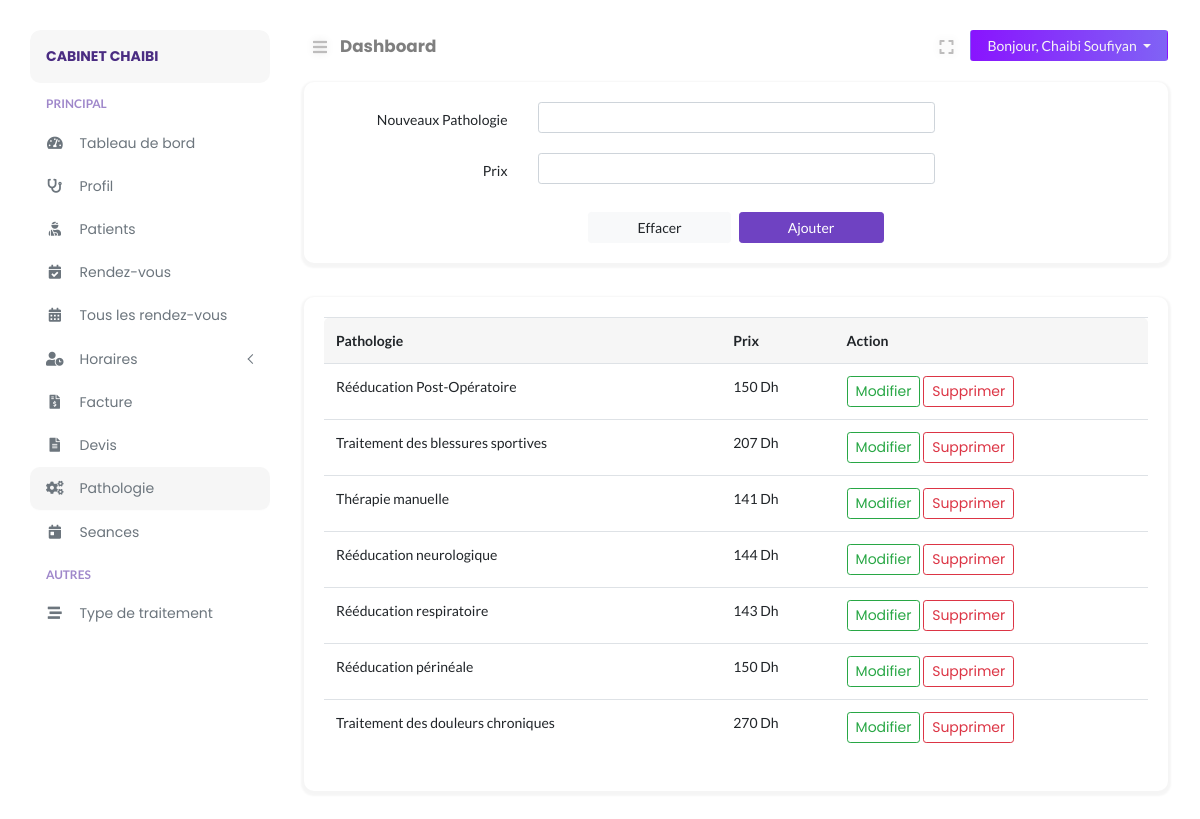
Screenshot of /doctor/Service.php (signed in) with the database file from the repository.
### tables this page shows
CREATE TABLE `doctors` (
  `doctor_id` int NOT NULL,
  `doctor_avatar` varchar(255) NOT NULL,
  `doctor_firstname` varchar(255) NOT NULL,
  `doctor_lastname` varchar(255) NOT NULL,
  `doctor_speciality` varchar(255) NOT NULL,
  `doctor_experience` varchar(10) NOT NULL,
  `doctor_desc` text NOT NULL,
  `doctor_password` varchar(255) NOT NULL,
  `doctor_token` varchar(255) DEFAULT NULL,
  `doctor_spoke` varchar(255) NOT NULL,
  `doctor_gender` varchar(10) NOT NULL,
  `doctor_dob` date NOT NULL,
  `doctor_email` varchar(255) NOT NULL,
  `doctor_contact` varchar(15) NOT NULL,
  `consult_fee` int NOT NULL,
  `date_created` datetime NOT NULL,
  `clinic_id` int NOT NULL
);

CREATE TABLE `clinic_service` (
  `id` int NOT NULL,
  `clinic_id` int NOT NULL,
  `Nom_Servic` varchar(255) NOT NULL,
  `Price` int NOT NULL
);

### doctor/includes/path.inc.php (called while the page is built, shortened)
<?php
$BRAND_NAME = "Cabinet Chaibi";
switch ($_SERVER["SCRIPT_NAME"]) {
    default:
        $CURRENT_PAGE = "Dashboard";
        break;
}
?>

### doctor/includes/session.inc.php (called while the page is built, shortened)
<?php
$sess_email = $_SESSION["DoctorRoleEmail"];
$stmt = $conn->prepare("SELECT * FROM doctors WHERE doctor_email = ?");
$stmt->bind_param("s", $sess_email);
$stmt->execute();
$doctor_result = $stmt->get_result();
$doctor_row = $doctor_result->fetch_assoc();

### doctor/Service.php (the view, shortened to what this page needs)
<?php
include('../config/autoload.php');
include('./includes/path.inc.php');
include('./includes/session.inc.php');
$className = "";
$priceClassName = "";
$clinic_id = $doctor_row['clinic_id'];
?>
<!DOCTYPE html>
<html lang="fr">
<head>
    <?php include CSS_PATH; ?>
</head>
<body>
    <?php include NAVIGATION; ?>
    <div class="page-content" id="content">
        <?php include HEADER; ?>
        <div class="row">
            <div class="col-md-12">
                <div class="card">
                    <div class="card-body">
                        <form class="inline-form" id="formadd" action="<?= htmlspecialchars($_SERVER['PHP_SELF']); ?>" method="POST">
                            <div class="form-group row">
                                <label for="inputTreatment" class="col-sm-3 col-form-label text-right">Nouveaux Pathologie</label>
                                <div class="col-sm-6">
                                    <input type="text" name="inputTreatment" id="inputTreatment" class="form-control form-control-sm <?= $className ?>">
                                </div>
                            </div>
                            <div class="form-group row">
                                <label for="inputPrice" class="col-sm-3 col-form-label text-right">Prix</label>
                                <div class="col-sm-6">
                                    <input type="number" name="inputPrice" id="inputPrice" class="form-control form-control-sm <?= $priceClassName ?>">
                                </div>
                            </div>
                            <div class="d-flex justify-content-md-center pt-2">
                                <button type="reset" class="btn btn-light btn-sm px-5 mr-2" name="clearbtn">Effacer</button>
                                <button class="btn btn-primary btn-sm px-5" onclick="confirmSubmission(event)">Ajouter</button>
                            </div>
                        </form>
                    </div>
                </div>
            </div>
            <div class="col-md-12">
                <div class="card">
                    <div class="card-body">
                        <table class="table">
                            <thead>
                                <th>Pathologie</th>
                                <th>Prix</th>
                                <th>Action</th>
                            </thead>
                            <tbody>
                                <?php
                                $tresult = $conn->query("SELECT * FROM clinic_service WHERE clinic_id = $clinic_id");
                                if ($tresult->num_rows == 0) {
                                    echo '<tr><td colspan="3">Aucun enregistrement trouvé</td></tr>';
                                } else {
                                    while ($trow = $tresult->fetch_assoc()) {
                                ?>
                                        <tr>
                                            <td><?= $trow['Nom_Servic'] ?></td>
                                            <td> <?= $trow['Price'] ?> Dh</td>
                                            <td>
                                                <a class="btn btn-sm btn-outline-success" data-toggle="modal" href="#edit<?= $trow['id'] ?>">Modifier</a>
                                                <a class="btn btn-sm btn-outline-danger" data-toggle="modal" href="#delete<?= $trow['id'] ?>">Supprimer</a>
                                            </td>
                                        </tr>
                                <?php
                                    }
                                }
                                ?>
                            </tbody>
                        </table>
                    </div>
                </div>
            </div>
        </div>
    </div>
</body>
</html>

### config/path_css.php (shortened to what this page needs)
<?php
$cssItem = array(
    'bootstrap.min.css',
    'bootstrap-datetimepicker.min.css',
    'dataTables.bootstrap4.min.css',
    'bootstrap-select.min.css',
    'animate.css',
    'themify-icons.css',
    'owl.carousel.min.css',
    'all.min.css',
    'metisMenu.min.css',
    'sweetalert2.min.css',
    'typography.css',
    'default.css',
    'clinic/login.css'
);
foreach ($cssItem as $cssPath) {
    echo '<link rel="stylesheet" href="' . ('../assets/css/' . $cssPath) . '">' . PHP_EOL;
}

### doctor/layouts/navigate.php (shortened to what this page needs)
<div class="navbar-sidebar">
    <div class="vertical-nav bg-white sidebar-shadow" id="sidebar">
        <div class="sidebar-header">
            <a href="#" data-toggle="tooltip" data-placement="bottom" title="" class="logo-src" data-original-title="Clinique"><?php echo $BRAND_NAME?></a>
        </div>
        <div class="sidebabr-inner">
            <ul class="nav flex-column bg-white mb-0" id="metismenu">
                <p class="sidebar-heading px-3 pb-1 mb-0">Principal</p>
                <li class="nav-item <?php if (stripos($_SERVER['REQUEST_URI'],'index.php') !== FALSE) {echo 'mm-active';} ?>">
                    <a href="index.php" class="nav-link"><i class="fas fa-tachometer-alt mr-3 fa-fw"></i>Tableau de bord</a>
                </li>
                <li class="nav-item <?php if (stripos($_SERVER['REQUEST_URI'],'doctor.php') !== FALSE) {echo 'mm-active';} ?>">
                    <a href="doctor.php" class="nav-link"><i class="fas fa-stethoscope mr-3 fa-fw"></i>Profil</a>
                </li>
                <li class="nav-item <?php if (stripos($_SERVER['REQUEST_URI'],'patient-list.php') !== FALSE) {echo 'mm-active';} ?>">
                    <a href="patient-list.php" class="nav-link"><i class="fas fa-user-injured mr-3 fa-fw"></i>Patients</a>
                </li>
                <li class="nav-item <?php echo (basename($_SERVER['REQUEST_URI']) == 'appointment.php') ? 'mm-active' : ''; ?>">
                    <a href="appointment.php" class="nav-link"><i class="fas fa-calendar-check mr-3 fa-fw"></i>Rendez-vous</a>
                </li>
                <li class="nav-item <?php echo (basename($_SERVER['REQUEST_URI']) == 'all-appointment.php') ? 'mm-active' : ''; ?>">
                    <a href="all-appointment.php" class="nav-link"><i class="fas fa-calendar-alt mr-3 fa-fw"></i>Tous les rendez-vous</a>
                </li>
                <li class="nav-item <?php if (preg_match('/(schedule)/',$_SERVER["REQUEST_URI"]) == TRUE) {echo 'mm-active';} ?>">
                    <a href="#" class="nav-link has-arrow" aria-expanded="false"><i class="fa fa-user-clock mr-3 fa-fw"></i>Horaires</a>
                </li>
                <li class="nav-item <?php if (stripos($_SERVER['REQUEST_URI'],'facture.php') !== FALSE) {echo 'mm-active';} ?>">
                    <a href="facture.php" class="nav-link"><i class="fas fa-file-invoice-dollar mr-3 fa-fw"></i>Facture</a>
                </li>
                <li class="nav-item <?php if (stripos($_SERVER['REQUEST_URI'],'devis.php') !== FALSE) {echo 'mm-active';} ?>">
                    <a href="devis.php" class="nav-link"><i class="fas fa-file-alt mr-3 fa-fw"></i>Devis</a>
                </li>
                <li class="nav-item <?php if (stripos($_SERVER['REQUEST_URI'],'service.php') !== FALSE) {echo 'mm-active';} ?>">
                    <a href="service.php" class="nav-link"><i class="fas fa-cogs mr-3 fa-fw"></i>Pathologie</a>
                </li>
                <li class="nav-item <?php if (stripos($_SERVER['REQUEST_URI'],'Seances.php') !== FALSE) {echo 'mm-active';} ?>">
                    <a href="Seances.php" class="nav-link"><i class="fas fa-calendar-day mr-3 fa-fw"></i>Seances</a>
                </li>
                <p class="sidebar-heading px-3 pb-1 mb-0">Autres</p>
                <li class="nav-item <?php if (stripos($_SERVER['REQUEST_URI'],'treatment.php') !== FALSE) {echo 'mm-active';} ?>">
                    <a href="treatment.php" class="nav-link"><i class="fas fa-stream mr-3 fa-fw"></i>Type de traitement</a>
                </li>
            </ul>
        </div>
    </div>
</div>

### doctor/layouts/nav_header.php (shortened to what this page needs)
<nav class="navbar navbar-header mb-2">
    <ul class="nav mr-auto">
        <li class="nav-item">
            <button class="btn btn-sm btn-expand" id="sidebarCollapse"><i class="fa fa-bars"></i></button>
        </li>
        <li class="nav-item nav-title">
            <a href="<?php echo $_SERVER["REQUEST_URI"];?>"><?php echo $CURRENT_PAGE;?></a>
        </li>
    </ul>
    <ul class="nav ml-auto">
        <li class="nav-item mr-2">
            <button class="btn btn-sm btn-expand" id="full-view"><i class="fa fa-expand"></i></button>
        </li>
        <li class="nav-item">
            <div class="btn-group">
                <button type="button" class="btn btn-sm dropdown-toggle btn-profile px-3" data-toggle="dropdown" aria-haspopup="true"
                    aria-expanded="false">
                    Bonjour, <?php echo $doctor_row["doctor_lastname"].' '.$doctor_row["doctor_firstname"]; ?>
                </button>
            </div>
        </li>
    </ul>
</nav>

### assets/css/typography.css (style rules this page uses)
body { font-size: 14px; font-family: 'Lato', sans-serif; }
p { font-family: 'Lato', sans-serif; font-size: 15px; line-height: 26px; color: #444; margin-bottom: 0; }
a, a:visited { text-decoration: none; transition: all 0.3s ease-in-out; -webkit-transition: all 0.3s ease-in-out; -moz-transition: all 0.3s ease-in-out; -o-transition: all 0.3s ease-in-out; outline: 0; font-family: 'Poppins', 'Helvetica', sans-serif; }
ul, ol { margin-bottom: 0px; margin-top: 0px; padding: 0; }
ul { margin: 0; list-style-type: none; }
button { cursor: pointer; outline: none!important; letter-spacing: 0; }

### assets/css/default.css (style rules this page uses)
.navbar-sidebar { position: fixed; left: 30px; top: 30px; height: calc(100% - 60px); z-index: 14; overflow-y: auto; overflow-x: hidden; border-radius: 10px; }
.vertical-nav { width: 240px; min-width: 240px; z-index: 11; overflow-y: auto; overflow-x: hidden; position: relative; flex: 0 0 280px; transition: all .2s; background: #fff; height: 100%; }
.sidebar-header { width: 100%; min-width: 45px; display: flex; align-items: center; padding: 1rem; border-radius: 10px; background: rgba(0, 0, 0, 0.03); text-transform: uppercase; font-weight: bold; }
.sidebar-header a { color: #4A2C82; text-decoration: none; }
.sidebar-heading { text-transform: uppercase; font-size: .7438rem; font-weight: 700; margin: .5rem 0; color: #6039A8; opacity: .6; white-space: nowrap; position: relative; }
.navbar-sidebar li.nav-item a { display: block; line-height: 1.5rem; height: 2.5rem; position: relative; border-radius: .35rem; color: #6c757d; white-space: nowrap; transition: all .2s; margin: .1rem 0; }
.navbar-sidebar .nav-item { border-radius: 10px; }
li.mm-active { border-bottom: 1px solid #ffffffcc; background: #f6f6f6; }
.navbar-header { padding: 0 !important; }
.nav-title { padding-top: 4px; margin-left: 4px; }
.nav-title a { font-weight: bold; font-size: 1.05rem; color: rgba(0, 0, 0, .5); }
.btn-profile { background: linear-gradient(to right, #8914fe 0%, #8063f5 100%); color: #f5f5f5; }
button.btn-expand { font-size: 16px !important; color: #bdbcbc; vertical-align: middle; text-shadow: 0 0 8px rgba(0, 0, 0, 0.12); -webkit-transition: color 0.3s ease 0s; transition: color 0.3s ease 0s; }
button#full-view { display: inline-block; }
body { overflow-x: hidden; background: #fff; }
.page-content { width: calc(100% - 15rem); margin-left: 16rem; transition: all 0.4s; padding: 1.9rem 3rem; }
:root { --primary-color: #6F42C2; }
.btn-primary { color: #fff; background-color: #6F42C2 !important; border-color: #6F42C2 !important; }
.card { margin: 10px 0; border-radius: 10px !important; border: 0; margin-bottom: 1.5rem; box-shadow: 0 2px 2px 3px rgba(0, 0, 0, .04); transition: all .2s ease-in-out; }
.table thead tr th, tfoot tr { background: #f6f6f6 !important; border-bottom: 0 !important; }
.table thead th:first-child { border-top-left-radius: 5px; }
.table thead th:last-child { border-top-right-radius: 5px; }
.table tbody tr { transition: all .2s; }

### assets/css/clinic/login.css (style rules this page uses)
html { min-height:100%; position:relative; }

### rows the page displays
doctors: doctor_lastname "Chaibi", doctor_firstname "Soufiyan"
clinic_service: Nom_Servic "Rééducation Post-Opératoire", Price "150"
clinic_service: Nom_Servic "Traitement des blessures sportives", Price "207"
clinic_service: Nom_Servic "Thérapie manuelle", Price "141"
clinic_service: Nom_Servic "Rééducation neurologique", Price "144"
clinic_service: Nom_Servic "Rééducation respiratoire", Price "143"
clinic_service: Nom_Servic "Rééducation périnéale", Price "150"
clinic_service: Nom_Servic "Traitement des douleurs chroniques", Price "270"

### other values shown
$BRAND_NAME "CABINET CHAIBI"
$CURRENT_PAGE "Dashboard"
